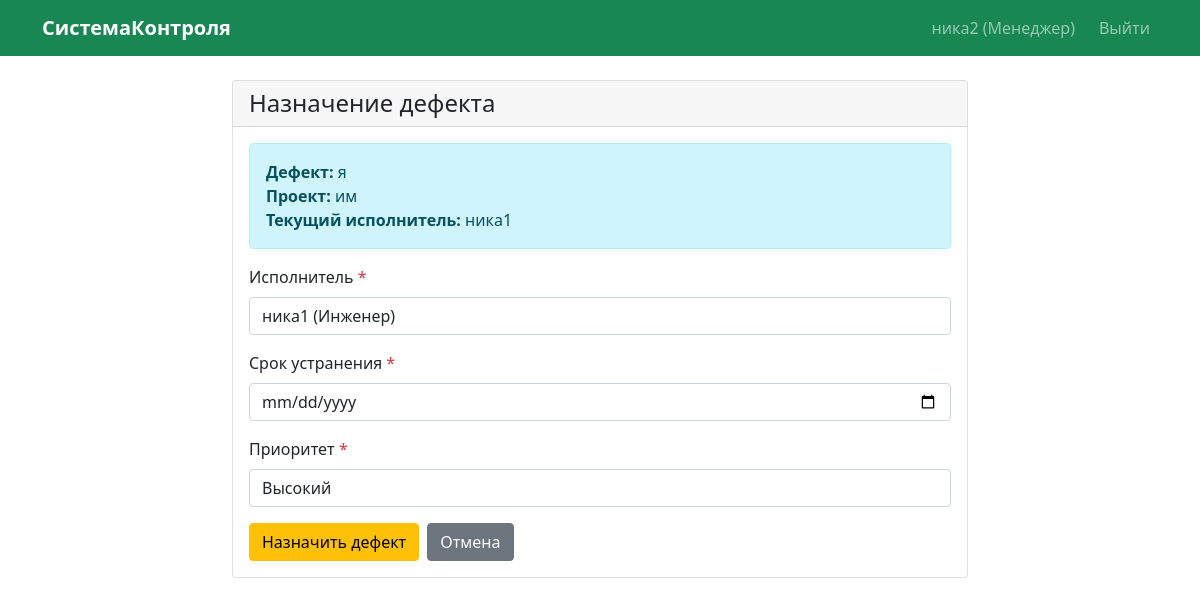
Screenshot of /accounts/manager/defects/2/assign/ (signed in) with the database file from the repository.
### accounts/models.py (models this page shows, shortened)
class CustomUser(AbstractUser):
    ROLE_CHOICES = [
        ('engineer', 'Инженер'),
        ('manager', 'Менеджер'),
        ('viewer', 'Руководитель/Заказчик'),
    ]
    role = models.CharField(
        max_length=20,
        choices=ROLE_CHOICES,
        default='engineer',
        verbose_name='Роль'
    )
    phone = models.CharField(max_length=20, blank=True, verbose_name='Телефон')
    created_at = models.DateTimeField(auto_now_add=True, verbose_name='Дата создания')
    groups = models.ManyToManyField(
        'auth.Group',
        verbose_name='groups',
        blank=True,
        help_text='The groups this user belongs to.',
        related_name='customuser_set',
        related_query_name='user',
    )
    user_permissions = models.ManyToManyField(
        'auth.Permission',
        verbose_name='user permissions',
        blank=True,
        help_text='Specific permissions for this user.',
        related_name='customuser_set',
        related_query_name='user',
    )
    def __str__(self):
        return f"{self.username} ({self.get_role_display()})"
    def is_manager(self):
        return self.role == 'manager'

class Defect(models.Model):
    STATUS_CHOICES = [
        ('new', 'Новая'),
        ('in_progress', 'В работе'),
        ('checking', 'На проверке'),
        ('closed', 'Закрыта'),
        ('cancelled', 'Отменена'),
    ]
    PRIORITY_CHOICES = [
        ('low', 'Низкий'),
        ('medium', 'Средний'),
        ('high', 'Высокий'),
        ('critical', 'Критический'),
    ]
    title = models.CharField(max_length=200, verbose_name='Заголовок')
    description = models.TextField(verbose_name='Описание')
    project = models.ForeignKey(Project, on_delete=models.CASCADE, verbose_name='Проект')
    status = models.CharField(max_length=20, choices=STATUS_CHOICES, default='new', verbose_name='Статус')
    priority = models.CharField(max_length=20, choices=PRIORITY_CHOICES, default='medium', verbose_name='Приоритет')
    assigned_to = models.ForeignKey(CustomUser, on_delete=models.CASCADE, related_name='assigned_defects', verbose_name='Исполнитель')
    created_by = models.ForeignKey(CustomUser, on_delete=models.CASCADE, related_name='created_defects', verbose_name='Создатель')
    deadline = models.DateField(verbose_name='Срок устранения')
    created_at = models.DateTimeField(auto_now_add=True, verbose_name='Дата создания')
    updated_at = models.DateTimeField(auto_now=True, verbose_name='Дата обновления')
    class Meta:
        verbose_name = 'Дефект'
        verbose_name_plural = 'Дефекты'

class Project(models.Model):
    name = models.CharField(max_length=200, verbose_name='Название проекта')
    description = models.TextField(blank=True, verbose_name='Описание')
    start_date = models.DateField(verbose_name='Дата начала')
    end_date = models.DateField(verbose_name='Дата окончания')
    created_by = models.ForeignKey(CustomUser, on_delete=models.CASCADE, verbose_name='Создатель')
    manager = models.ForeignKey(CustomUser, on_delete=models.CASCADE, related_name='managed_projects', verbose_name='Менеджер проекта')
    created_at = models.DateTimeField(auto_now_add=True, verbose_name='Дата создания')
    class Meta:
        verbose_name = 'Проект'
        verbose_name_plural = 'Проекты'

### accounts/decorators.py (the view)
        def wrapper(request, *args, **kwargs):
            result = view_func(request, *args, **kwargs)
            if request.user.is_authenticated:
                logger.info(f'Пользователь {request.user.username} ({request.user.role}): {action_description}')
            return result

### accounts/manager_forms.py
class DefectAssignmentForm(forms.ModelForm):
    class Meta:
        from .models import Defect
        model = Defect
        fields = ['assigned_to', 'deadline', 'priority']
        widgets = {
            'assigned_to': forms.Select(attrs={'class': 'form-control'}),
            'deadline': forms.DateInput(attrs={'class': 'form-control', 'type': 'date'}),
            'priority': forms.Select(attrs={'class': 'form-control'}),
        }
    def __init__(self, *args, **kwargs):
        from .models import CustomUser
        super().__init__(*args, **kwargs)
        self.fields['assigned_to'].queryset = CustomUser.objects.filter(role='engineer')

### accounts/views.py (called while the page is built)
@manager_required
@log_user_action("назначил дефект")
def manager_defect_assign(request, defect_id):
    defect = get_object_or_404(Defect, id=defect_id)
    if request.method == 'POST':
        form = DefectAssignmentForm(request.POST, instance=defect)
        if form.is_valid():
            form.save()
            messages.success(request, 'Дефект успешно назначен!')
            return redirect('accounts:manager_defects_list')
    else:
        form = DefectAssignmentForm(instance=defect)
    context = {'form': form, 'defect': defect}
    return render(request, 'accounts/manager_defect_assign.html', context)

### accounts/templates/accounts/manager_defect_assign.html (shortened to what this page needs)
{% extends 'accounts/base.html' %}
{% block content %}
<nav class="navbar navbar-expand-lg navbar-dark bg-success">
    <div class="container">
        <a class="navbar-brand fw-bold" href="{% url 'accounts:dashboard' %}"> СистемаКонтроля</a>
        <div class="navbar-nav ms-auto">
            <span class="navbar-text me-3">{{ user.username }} (Менеджер)</span>
            <a class="nav-link" href="{% url 'accounts:logout' %}">Выйти</a>
        </div>
    </div>
</nav>
<div class="container mt-4">
    <div class="row justify-content-center">
        <div class="col-md-8">
            <div class="card">
                <div class="card-header">
                    <h4 class="mb-0"> Назначение дефекта</h4>
                </div>
                <div class="card-body">
                    <div class="alert alert-info">
                        <strong>Дефект:</strong> {{ defect.title }}<br>
                        <strong>Проект:</strong> {{ defect.project.name }}<br>
                        <strong>Текущий исполнитель:</strong> {{ defect.assigned_to.username }}
                    </div>
                    <form method="post">
                        {% for field in form %}
                        <div class="mb-3">
                            <label for="{{ field.id_for_label }}" class="form-label">
                                {{ field.label }}
                                {% if field.field.required %}<span class="text-danger">*</span>{% endif %}
                            </label>
                            {{ field }}
                        </div>
                        {% endfor %}
                        <div class="d-flex gap-2">
                            <button type="submit" class="btn btn-warning">
                                 Назначить дефект
                            </button>
                            <a href="{% url 'accounts:manager_defects_list' %}" class="btn btn-secondary">Отмена</a>
                        </div>
                    </form>
                </div>
            </div>
        </div>
    </div>
</div>
{% endblock %}

### rows the page displays
CustomUser: username "ника2"
Defect: title "я", project.name "им", assigned_to.username "ника1", form "ника1 (Инженер)" "Высокий"

### other values shown
{{ field.label }} "Исполнитель" "Срок устранения" "Приоритет"
